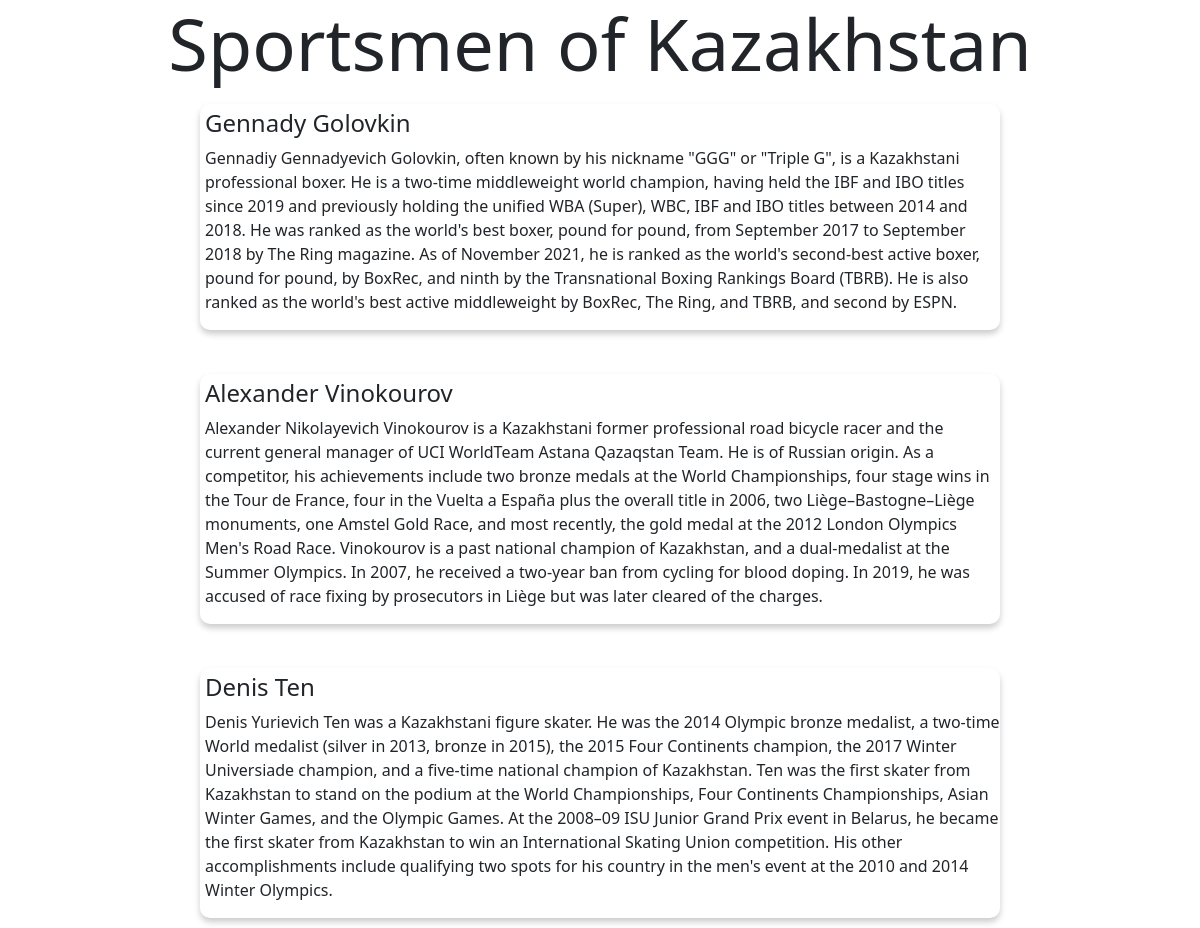
The page /sport/ on the database its author committed.
### kzsport/models.py (models this page shows, shortened)
class Sportsman(models.Model):
    first_name = models.CharField(max_length=200)
    last_name = models.CharField(max_length=200)
    description = models.TextField(null=True)

### kzsport/views.py (the view)
# urls.py: path('sport/', views.sport, name = "sport"),
def sport(request):
    sportsmen = {'sportsmen' : Sportsman.objects.all()}
    return render(request, "kzsport/sport.html", sportsmen)

### kzsport/templates/kzsport/sport.html (shortened to what this page needs)
<!DOCTYPE html>
<html lang="en">
<head>
    {% load static %}
    <link href="https://cdn.jsdelivr.net/npm/bootstrap@5.1.3/dist/css/bootstrap.min.css" rel="stylesheet">
    <link type="text/css" href="{% static 'kzsport/css/sport.css' %}" rel="stylesheet" />
</head>
<body>
    <h1 class="intro">Sportsmen of Kazakhstan</h1>
    <div class="container">
        {% for sportsman in sportsmen %}
            <div class="sportsman">
                <h4>{{ sportsman.first_name }} {{ sportsman.last_name }}</h4>
                <p>{{ sportsman.description }}</p>
            </div>
            <br>
        {% endfor %}
    </div>
</body>
</html>

### kzsport/static/kzsport/css/sport.css (style rules this page uses)
.intro { font-size: 72px; text-align: center; }
.container { display: flex; align-items: center; flex-direction: column; }
.sportsman { max-width: 800px; margin: 10px; box-shadow: 0 4px 6px #ccc; border-radius: 10px; overflow: hidden; }
.sportsman p, .sportsman h4 { padding-left: 5px; }
.sportsman h4 { padding-top: 5px; }

### rows shown on the page
Sportsman: first_name "Gennady", last_name "Golovkin", description "Gennadiy Gennadyevich Golovkin, often known by his nickname \"GGG\" or \"Triple G\", is a Kazakhstani professional boxer. He is a two-time middleweight world champion, having held the IBF and IBO titles since 2019 and previously holding the unified WBA (Super), WBC, IBF and IBO titles between 2014 and 2018. He was ranked as the world's best boxer, pound for pound, from September 2017 to September 2018 by The Ring magazine. As of November 2021, he is ranked as the world's second-best active boxer, pound for pound, by BoxRec, and ninth by the Transnational Boxing Rankings Board (TBRB). He is also ranked as the world's best active middleweight by BoxRec, The Ring, and TBRB, and second by ESPN."
Sportsman: first_name "Alexander", last_name "Vinokourov", description "Alexander Nikolayevich Vinokourov is a Kazakhstani former professional road bicycle racer and the current general manager of UCI WorldTeam Astana Qazaqstan Team. He is of Russian origin. As a competitor, his achievements include two bronze medals at the World Championships, four stage wins in the Tour de France, four in the Vuelta a España plus the overall title in 2006, two Liège–Bastogne–Liège monuments, one Amstel Gold Race, and most recently, the gold medal at the 2012 London Olympics Men's Road Race. Vinokourov is a past national champion of Kazakhstan, and a dual-medalist at the Summer Olympics. In 2007, he received a two-year ban from cycling for blood doping. In 2019, he was accused…"
Sportsman: first_name "Denis", last_name "Ten", description "Denis Yurievich Ten was a Kazakhstani figure skater. He was the 2014 Olympic bronze medalist, a two-time World medalist (silver in 2013, bronze in 2015), the 2015 Four Continents champion, the 2017 Winter Universiade champion, and a five-time national champion of Kazakhstan. Ten was the first skater from Kazakhstan to stand on the podium at the World Championships, Four Continents Championships, Asian Winter Games, and the Olympic Games. At the 2008–09 ISU Junior Grand Prix event in Belarus, he became the first skater from Kazakhstan to win an International Skating Union competition. His other accomplishments include qualifying two spots for his country in the men's event at the 2010 and…"
